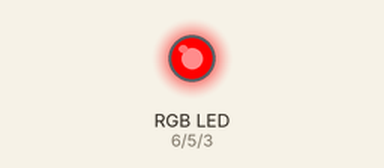
A sketch run on a simulated Arduino Uno, built with avr-gcc and run on an emulated ATmega328P. On the bench: an RGB LED mixed from three pins (HIGH = lit).

Above: at 0.5 s.
At 1.5 s:
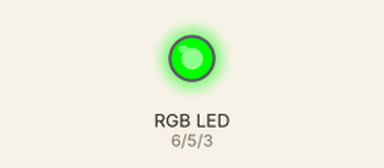
At 5.5 s:
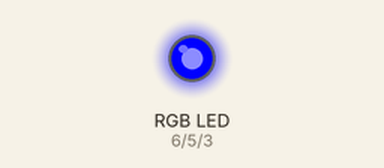
Timing chart, 0 to 6.9 s (numbered marks = the images above):
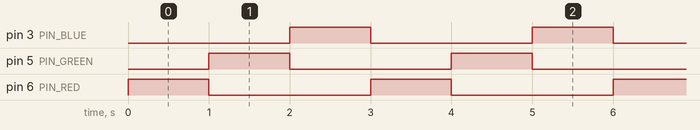

Measured:
- by itself, pin 3 (PIN_BLUE), pin 5 (PIN_GREEN), pin 6 (PIN_RED): alternates HIGH for 1.0 s and LOW for 2.0 s
- by itself, everything shown: repeats every 3.0 s, in 4 steps

The sketch:

rgb.ino
```cpp
int PIN_BLUE = 3;                   // blue color at pin 3
int PIN_GREEN = 5;                  // green color at pin 5
int PIN_RED = 6;                    // red color at pin 6

void setup()
{
    pinMode(PIN_RED, OUTPUT);
    pinMode(PIN_GREEN, OUTPUT);
    pinMode(PIN_BLUE, OUTPUT);
}
void loop()
{
    digitalWrite(PIN_RED, 1);
    delay(1000);
    digitalWrite(PIN_RED, 0);
    digitalWrite(PIN_GREEN, 1);
    delay(1000);
    digitalWrite(PIN_GREEN, 0);
    digitalWrite(PIN_BLUE, 1);
    delay(1000);
    digitalWrite(PIN_BLUE, 0);
}
```
